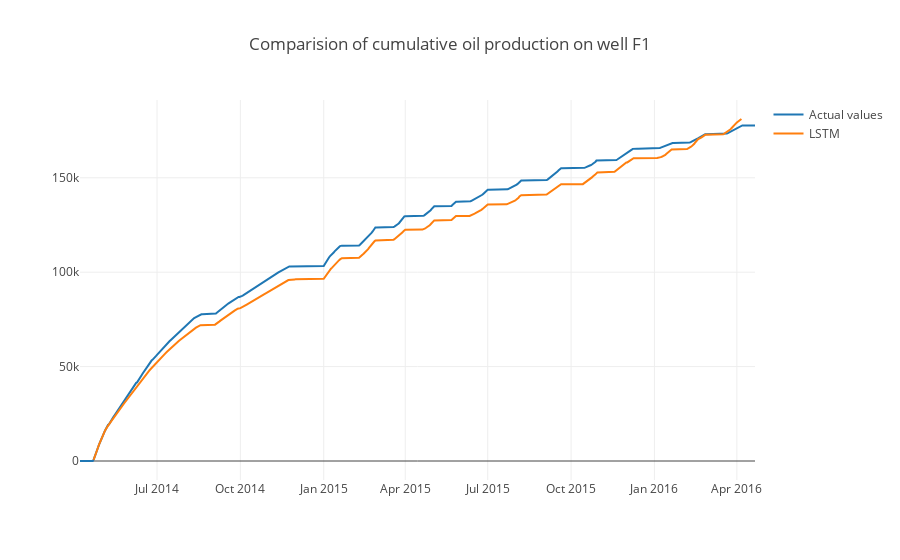

Notebook cell for this chart:
### Code cell
cum1, cum2 = cum(df1)
trace = go.Scatter(x = df1.Date1,
                  y = cum1,
                  name = 'Actual values')
trace1 = go.Scatter(x = df1.DATEPRD,
                   y = cum2,
                   name = "LSTM")
data = [trace, trace1]
layout = go.Layout(title = "Comparision of cumulative oil production on well F1")
fig = go.Figure(data = data, layout = layout)
py.iplot(fig)

### Figure 1 — Plotly figure (JSON) as saved in the notebook; plotly's stock layout.template omitted (floating-point values rounded to 4 significant figures; data arrays with more than 128 entries replaced by an {"elided": "..."} marker saying what was removed)
{"data": [{"name": "Actual values", "type": "scatter", "uid": "128d6cc2-abe9-4e99-9e13-ba4eb8cf8ee6", "x": {"elided": "746 str values"}, "y": {"elided": "746 float values"}}, {"name": "LSTM", "type": "scatter", "uid": "4b41c3a9-fabc-4537-adf4-bf6f3e8ab11a", "x": {"elided": "746 str values"}, "y": {"elided": "746 float values"}}], "layout": {"title": {"text": "Comparision of cumulative oil production on well F1"}}}
